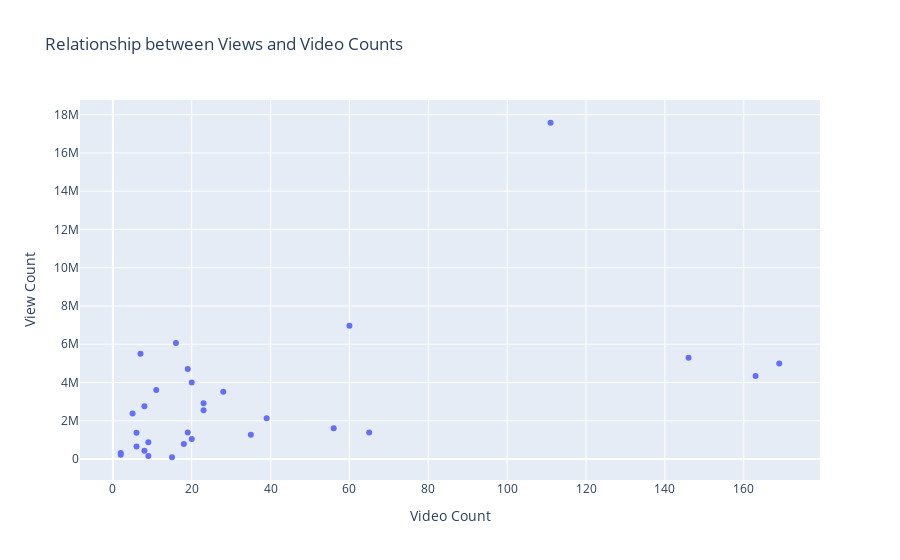

The notebook cell this image was saved under:
### Code cell
fig = px.scatter(channels, x='video_count', y='view_count', hover_data=['title'],
                 title='Relationship Between Video Count and View Count')
fig.update_layout(title="Relationship between Views and Video Counts",
                  xaxis_title="Video Count",
                  yaxis_title="View Count")

fig.show()

### Figure 1 — Plotly figure (JSON) as saved in the notebook; plotly's stock layout.template omitted (floating-point values rounded to 4 significant figures)
{"data": [{"customdata": [["Vania Ice"], ["Trey Zo & Rappy Boy"], ["El Pro Burundi"], ["Big Fizzo Official"], ["Thizzy official"], ["Natacha Burundi"], ["LinoG Umvukuri"], ["R-Flow The Raincoat"], ["Monia Fleur"], ["Ado Josan"], ["Drama T"], ["Alvin Smith Official"], ["Mo'W Kanzie Official"], ["Esther Nish Official ♪"], ["Berry Music"], ["Vichou Love"], ["MB DATA Boy"], ["Wiz Designer"], ["Mt number one"], ["Sat-B"], ["Kirikou A-kili"], ["Meili Official"], ["OLEGUE"], ["We Love Muzik"], ["DJ. LEWIS"], ["D-ONE"], ["Double Jay OnceAgain"], ["Victorious Team"], ["Mutama w’UBUKi🍯"], ["B-Face Official"]], "hovertemplate": "video_count=%{x}<br>view_count=%{y}<br>title=%{customdata[0]}<extra></extra>", "legendgroup": "", "marker": {"color": "#636efa", "symbol": "circle"}, "mode": "markers", "name": "", "orientation": "v", "showlegend": false, "type": "scatter", "x": [8, 8, 18, 60, 15, 146, 9, 19, 2, 19, 7, 163, 56, 35, 6, 65, 23, 39, 28, 111, 11, 9, 5, 23, 6, 20, 16, 20, 2, 169], "xaxis": "x", "y": [425724, 2755721, 781401, 6971548, 91726, 5297054, 159248, 1380698, 315288, 4711197, 5497365, 4334058, 1608547, 1270518, 1369702, 1391579, 2543104, 2126865, 3520104, 17579654, 3609573, 871559, 2379196, 2917364, 653267, 4003161, 6058785, 1043719, 219410, 4991867], "yaxis": "y"}], "layout": {"legend": {"tracegroupgap": 0}, "title": {"text": "Relationship between Views and Video Counts"}, "xaxis": {"anchor": "y", "domain": [0, 1], "title": {"text": "Video Count"}}, "yaxis": {"anchor": "x", "domain": [0, 1], "title": {"text": "View Count"}}}}
